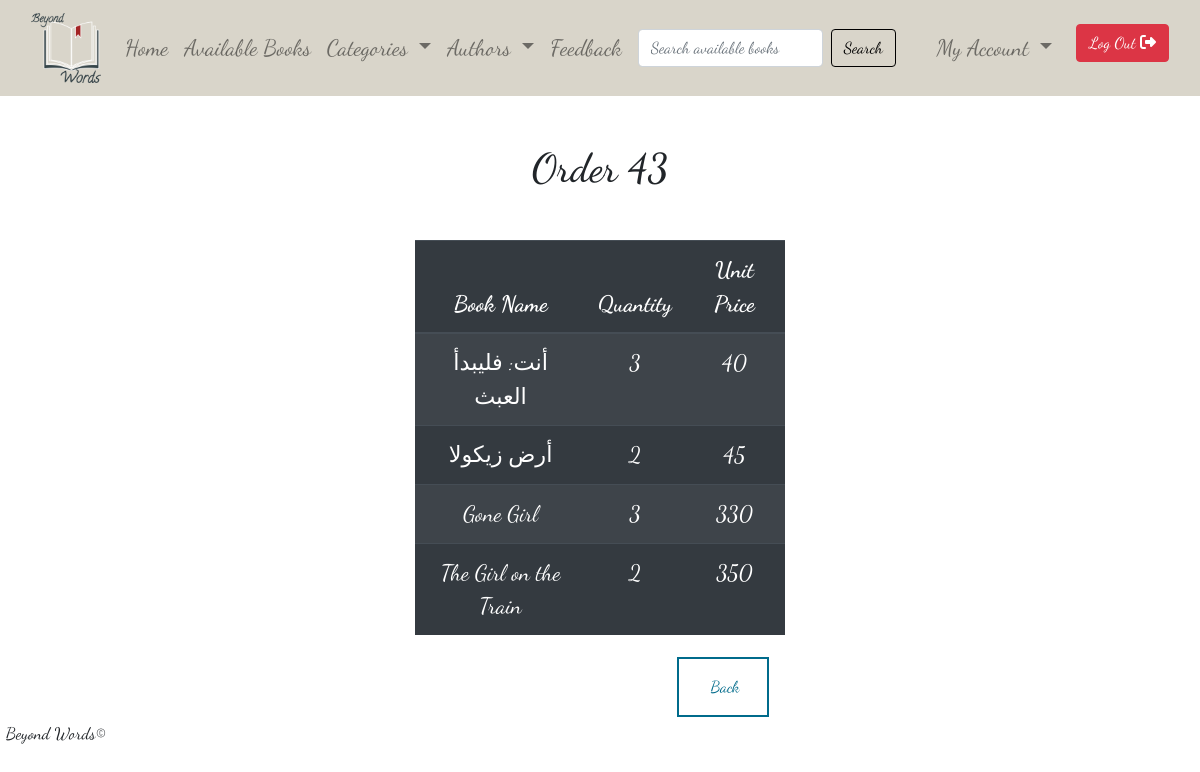
/assets/user/viewOrder.php?view=43 (signed in), run on the app's committed database.
### tables this page shows
CREATE TABLE `ordersdetails` (
  `orderID` int(11) NOT NULL,
  `ISBN` bigint(20) NOT NULL,
  `quantity` int(11) NOT NULL
);

CREATE TABLE `books` (
  `ISBN` bigint(11) NOT NULL,
  `bookName` varchar(255) NOT NULL,
  `price` int(11) NOT NULL,
  `stock` int(11) NOT NULL,
  `author` int(11) NOT NULL,
  `category` int(11) NOT NULL,
  `image` mediumtext NOT NULL,
  `bookDesc` text NOT NULL,
  `rating1` int(11) DEFAULT NULL,
  `rating2` int(11) DEFAULT NULL,
  `rating3` int(11) DEFAULT NULL,
  `rating4` int(11) DEFAULT NULL,
  `rating5` int(11) DEFAULT NULL
);

### assets/user/viewOrder.php (the view)
<?php
include("/xampp/htdocs/BeyondWords/assets/generalPHP/configureDB.php");
if (isset($_GET["view"])) {
    $viewID      = $_GET["view"];
    $select      = "SELECT * FROM `ordersdetails` LEFT JOIN `books` on ordersdetails.ISBN = books.ISBN WHERE orderID = $viewID ";
    $selectQuery = mysqli_query($connect, $select);
}
include("/xampp/htdocs/BeyondWords/assets/shared/header.php");
include("/xampp/htdocs/BeyondWords/assets/shared/nav.php");
?>
<div class="container mt-5 col-4">
  <h1 class="text-center mb-5">Order <?php echo $viewID; ?></h1>
  <table class="table table-striped table-dark">
    <thead>
      <tr>
        <th class="text-center">Book Name</th>
        <th class="text-center">Quantity</th>
        <th class="text-center">Unit Price</th>
      </tr>
    </thead>
    <tbody>
      <?php foreach($selectQuery as $selected){ ?>
      <tr>
        <td class="text-center">
          <?php echo $selected["bookName"]; ?>
        </td>
        <td class="text-center">
          <?php echo $selected["quantity"]; ?>
        </td>
        <td class="text-center">
          <?php echo $selected["price"]; ?>
        </td>
      </tr>
      <?php } ?>
    </tbody>
  </table>
  <a href="/BeyondWords/assets/user/orders.php" class="custom-button float-right col-3 text-center">Back</a>
</div>
<?php
include("/xampp/htdocs/BeyondWords/assets/shared/footer.php");
?>

### assets/shared/header.php (shortened to what this page needs)
<!DOCTYPE html>
<html lang="en">
<head>
    <link rel="stylesheet" href="https://cdn.jsdelivr.net/npm/bootstrap@4.6.0/dist/css/bootstrap.min.css">
    <link rel="stylesheet" href="/BeyondWords/assets/style/style.css">
</head>
<body>

### assets/shared/nav.php (shortened to what this page needs)
<nav class="navbar navbar-expand-lg navbar-light bg-light">
  <div class="container-fluid">
    <a class="navbar-brand" href="/BeyondWords/"><img style="height:auto; width: auto; max-height: 70px; max-width: 150px;" src="/BeyondWords/assets/shared/logo.png" alt=""></a>
    <?php if(isset($_SESSION["user"])) : ?>
    <div class="collapse navbar-collapse" id="navbarSupportedContent">
      <ul class="navbar-nav me-auto mb-2 mb-lg-0">
        <li class="nav-item">
          <a class="nav-link" aria-current="page" href="/beyondwords/">Home</a>
        </li>
        <li class="nav-item">
          <a class="nav-link" aria-current="page" href="/BeyondWords/assets/book/availableBooks.php">Available Books</a>
        </li>
      <li class="nav-item dropdown">
        <a class="nav-link dropdown-toggle" href="#" id="navbarDropdown" role="button" data-toggle="dropdown" aria-haspopup="true" aria-expanded="false">
          Categories
        </a>
      </li>
      <li class="nav-item dropdown">
        <a class="nav-link dropdown-toggle" href="#" id="navbarDropdown" role="button" data-toggle="dropdown" aria-haspopup="true" aria-expanded="false">
          Authors
        </a>
      </li>
      <li class="nav-item">
          <a class="nav-link" aria-current="page" href="/beyondwords/assets/user/feedback.php">Feedback</a>
        </li>
      </ul>
      <form class="d-flex">
        <input class="form-control ml-2" type="search" name="searched" placeholder="Search available books" aria-label="Search">
        <button class="btn btn-outline-success customButton ml-2" name="search" style="border-color:black; color: black;" type="submit">Search</button>
      </form>
      <ul class="nav navbar-nav ml-auto">
      <li class="nav-item dropdown mr-3">
        <a class="nav-link dropdown-toggle" href="#" id="navbarDropdown" role="button" data-toggle="dropdown" aria-haspopup="true" aria-expanded="false">
          My Account
        </a>
      </li>
               <form method="POST"> <li><button class="btn btn-danger" name="logout">Log Out <i class="fas fa-sign-out-alt"></i></button></li></form>
                <?php else : ?>
                <ul id="navbar-left" class="nav navbar-nav ml-auto">
                <li class="mx-3"><a href="/BeyondWords/assets/user/register.php">Register <i class="fa fa-user-plus"></i></a></li>
                <li><a href="/BeyondWords/assets/user/login.php">Log In <i class="far fa-user"></i></a></li>
                <?php endif; ?>
            </ul>
    </div>
  </div>
</nav>

### assets/shared/footer.php (shortened to what this page needs)
<div class="customFooter mt-5">
      <footer>
        <div>
          <label for="footer-logo"><sup>Beyond Words&copy;</sup></label>
        </div>
      </footer>
    </div>
</body>
</html>

### assets/style/style.css (style rules this page uses)
html, body { min-height: 100%; height: 100%; }
.customFooter { clear: both; position: relative; margin-top: -200px; }
body { font-family: 'Dancing Script', cursive; font-size: 1.4rem; }
.custom-button { background: none; color: rgb(0, 107, 139); border: 2px solid; padding: 1rem 2rem; font-size: 1rem; transition: color 0.25s, border-color 0.25, box-shadow 0.25s, transform 0.25s; margin: 0.4rem 1rem; }
.navbar-brand { font-size: 1.35rem; font-weight: 800; color: #00171f !important; }
.navbar-light { background-color: #d9d5ca !important; }

### data on the page
ordersdetails: books.bookName "أنت: فليبدأ العبث", quantity "3", books.price "40"
ordersdetails: books.bookName "أرض زيكولا", quantity "2", books.price "45"
ordersdetails: books.bookName "Gone Girl", quantity "3", books.price "330"
ordersdetails: books.bookName "The Girl on the Train", quantity "2", books.price "350"

### other printed values
$viewID "43"
